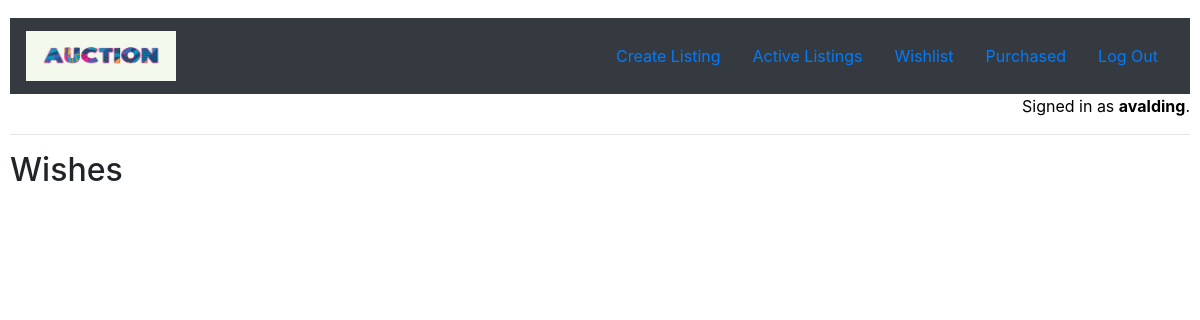
Page /wishlist (signed in) on the earlier database version.
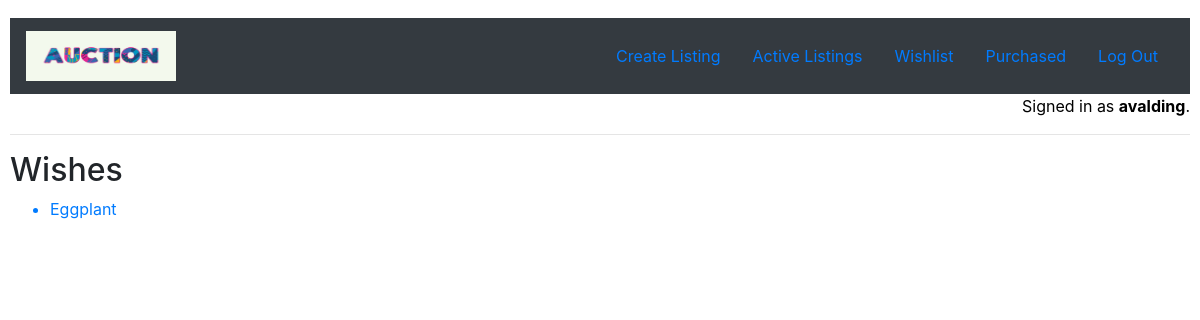
Same page on the later database version.
### auctions/models.py (models this page shows, shortened)
class WishList(models.Model):
    timeStamp = models.DateTimeField(auto_now=True)
    item = models.ForeignKey(AuctionListing, default=None, null=True, blank=True, on_delete=models.DO_NOTHING)
    user = models.ForeignKey(User, null=True, blank=True, on_delete=models.DO_NOTHING)

class AuctionListing(models.Model):
    NotDefined = "NotDefined"
    CATEGORIES = (
        (NotDefined, "Not defined"),
        ("Fashion", "Fashion"),
        ("Toys", "Toys"),
        ("Electronics", "Electronics"),
        ("Home", "Home"),
        ("Car", "Car"),
        ("Travel", "Travel"),
        ("Fun", "Fun"),
    )
    item = models.CharField(max_length=125)
    description = models.CharField(blank=True, max_length=300)
    category = models.CharField(max_length=25, choices=CATEGORIES)
    sold = models.BooleanField()
    price = models.FloatField(validators=[MinValueValidator(0.01)])
    image = models.CharField(blank=True, max_length=250)
    itemAdded = models.DateTimeField(auto_now_add=True)
    startingBid = models.FloatField(default=0, validators=[MinValueValidator(0.01)])
    bidWinner = models.CharField(default=None, null=True, blank=True, max_length=60)
    createdBy = models.ForeignKey(User, null=True, blank=True, on_delete=models.DO_NOTHING)

### auctions/views.py (the view)
# urls.py: path("wishlist", views.wishList, name="wishlist"),
@login_required
def wishList(request):
    user = request.user
    wishes = WishList.objects.filter(user=user)
    return render(request, "auctions/wishlist.html", {
        "wishes": wishes
    })

### auctions/templates/auctions/wishlist.html
{% extends "auctions/layout.html" %}
{% block body %}
    <h2>Wishes</h2>
    <ul>
    {% for wish in wishes %}
        <a href="{% url 'details' item_id=wish.item.id %}"><li>{{ wish.item.item }}</li></a>
    {% endfor %}
    </ul>
{% endblock %}

Differences in the rows shown:
added WishList: item.item "Eggplant"
